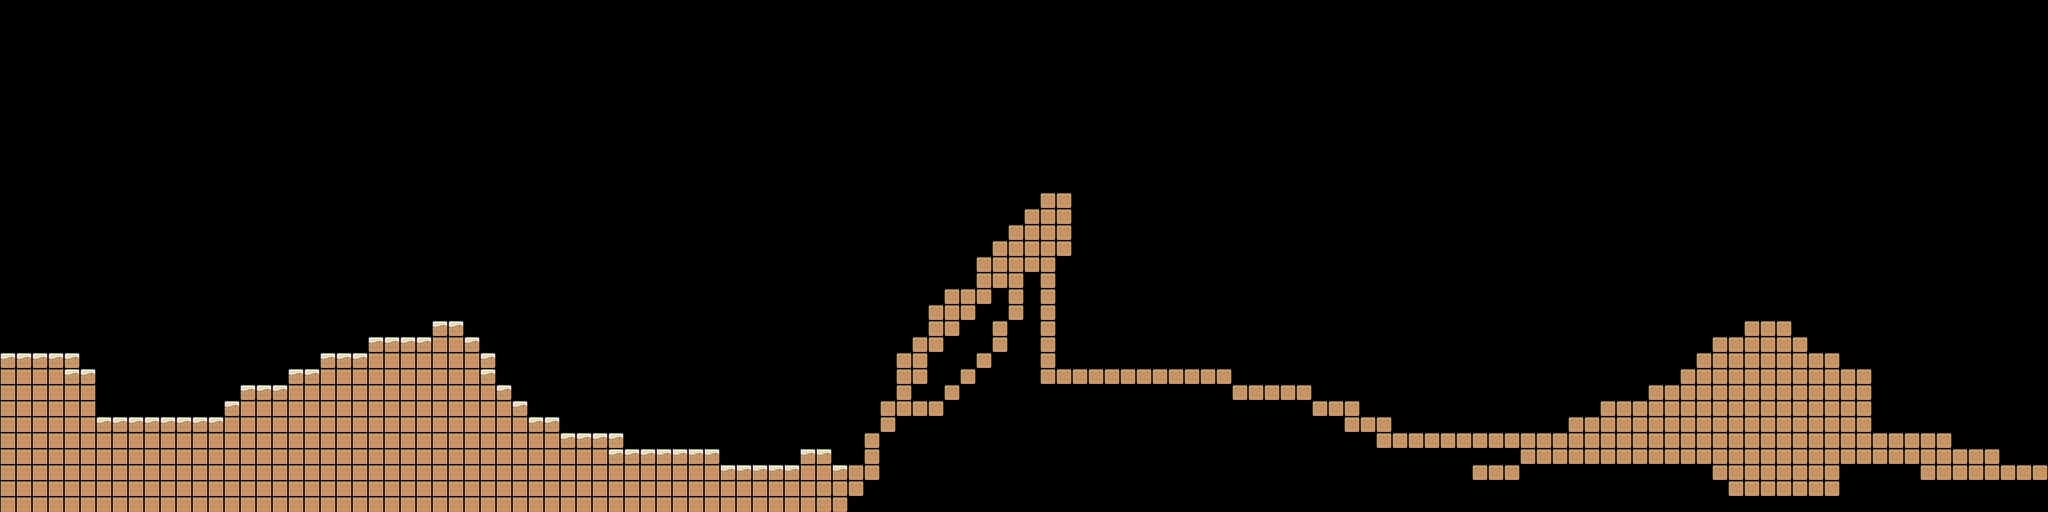

Below is a game level as drawn by its tile map, then a one-line description and the .tmx that defines it (tile-layer data replaced by summaries):
An orthogonal 128x32 tile map with 23x23 px tiles, 1 tile layer (块层 1) and 14 objects (13x Enemy, Player).

<map version="1.0" orientation="orthogonal" renderorder="right-down" width="128" height="32" tilewidth="23" tileheight="23" nextobjectid="15">
 <tileset firstgid="1" name="spritesheet_rgba" tilewidth="22" tileheight="22" spacing="1" margin="1">
  <image source="spritesheet_rgba.png" width="692" height="692" />
 </tileset>
 <layer name="块层 1" width="128" height="32">
  <data>[4096 cells, 627 non-empty, 4 distinct tile ids]</data>
 </layer>
 <objectgroup name="Entity">
  <object id="1" name="Player" type="Player" gid="20" x="254" y="596" />
  <object id="2" name="Enemy" type="Enemy" gid="170" x="829" y="590" />
  <object id="3" name="Enemy" type="Enemy" gid="170" x="1211" y="578" />
  <object id="4" name="Enemy" type="Enemy" gid="170" x="897" y="591" />
  <object id="5" name="Enemy" type="Enemy" gid="170" x="970" y="586" />
  <object id="6" name="Enemy" type="Enemy" gid="170" x="1036" y="583" />
  <object id="7" name="Enemy" type="Enemy" gid="170" x="1138" y="596" />
  <object id="8" name="Enemy" type="Enemy" gid="170" x="506" y="430" />
  <object id="9" name="Enemy" type="Enemy" gid="170" x="1248" y="255" />
  <object id="10" name="Enemy" type="Enemy" gid="170" x="1284" y="419" />
  <object id="11" name="Enemy" type="Enemy" gid="170" x="1387" y="323" />
  <object id="12" name="Enemy" type="Enemy" gid="170" x="1521" y="267" />
  <object id="13" name="Enemy" type="Enemy" gid="170" x="735" y="501" />
  <object id="14" name="Enemy" type="Enemy" gid="170" x="646" y="412" />
 </objectgroup>
</map>
